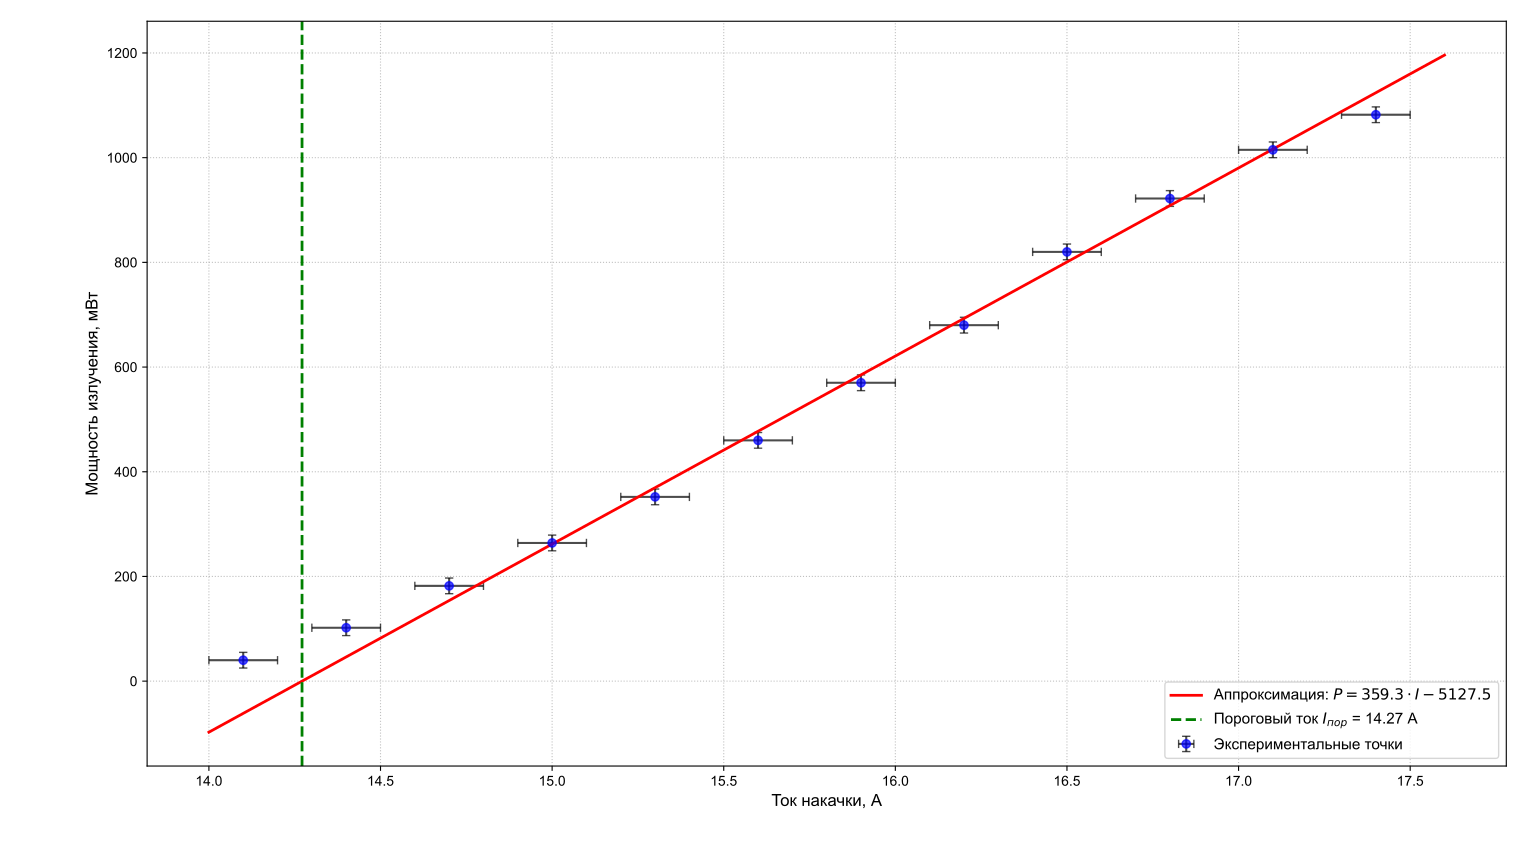

Reproduce this figure in Python.
import numpy as np
import scipy.stats as stats
import matplotlib.pyplot as plt

# Настройка шрифтов для корректного отображения кириллицы и знака минуса
plt.rcParams['font.sans-serif'] = ['Arial', 'DejaVu Sans', 'Helvetica']
plt.rcParams['axes.unicode_minus'] = False

# Исходные данные
I = np.array([14.1, 14.4, 14.7, 15.0, 15.3, 15.6, 15.9, 16.2, 16.5, 16.8, 17.1, 17.4])
P = np.array([40, 102, 182, 264, 352, 460, 570, 680, 820, 922, 1015, 1082])

# Выбор линейного участка (от 14.7 А до 16.8 А, где нет насыщения)
mask = (I >= 14.7) & (I <= 16.8)
I_lin, P_lin = I[mask], P[mask]

# Линейная регрессия
slope, intercept, r_value, p_value, std_err = stats.linregress(I_lin, P_lin)
I_th = -intercept / slope

# Погрешности
yerr = 15.0   # +- 10 мВт для мощности
xerr = 0.1    # +- 0.1 А для тока
n = len(I_lin)
Delta = n * np.sum(I_lin**2) - np.sum(I_lin)**2
sigma_k = yerr * np.sqrt(n / Delta)
sigma_b = yerr * np.sqrt(np.sum(I_lin**2) / Delta)
sigma_Ith = np.sqrt((sigma_b / slope)**2 + (sigma_k * intercept / slope**2)**2)

print(f"Результаты аппроксимации:")
print(f"Наклон (КПД): k = {slope:.1f} +/- {sigma_k:.1f} мВт/А")
print(f"Пороговый ток: I_th = {I_th:.2f} +/- {sigma_Ith:.2f} А")
print(f"R^2 = {r_value**2:.4f}")

# Построение графика
plt.figure(figsize=(8, 6))

# Все экспериментальные точки с погрешностями
plt.errorbar(I, P, xerr=xerr, yerr=yerr, fmt='o', color='blue', alpha=0.7, 
             ecolor='black', capsize=3, label='Экспериментальные точки')

# Линия аппроксимации
I_fit = np.linspace(14.0, 17.6, 100)
P_fit = slope * I_fit + intercept
plt.plot(I_fit, P_fit, 'r-', linewidth=2, label=f'Аппроксимация: $P = {slope:.1f} \\cdot I {intercept:.1f}$')

# Вертикальная линия порогового тока
plt.axvline(I_th, color='green', linestyle='--', linewidth=2, 
            label=f'Пороговый ток $I_{{пор}}$ = {I_th:.2f} А')

# Оформление
plt.xlabel('Ток накачки, А', fontsize=12)
plt.ylabel('Мощность излучения, мВт', fontsize=12)
# plt.title('Зависимость мощности излучения от тока накачки\n(режим модуляции добротности)', fontsize=14)
plt.legend(fontsize=11)
plt.grid(True, linestyle=':', alpha=0.8)
plt.tight_layout()

# Сохранение и отображение
# plt.savefig('q_switched_plot.png', dpi=300)
# print("\nГрафик успешно сохранен как 'q_switched_plot.png'")
plt.show()
